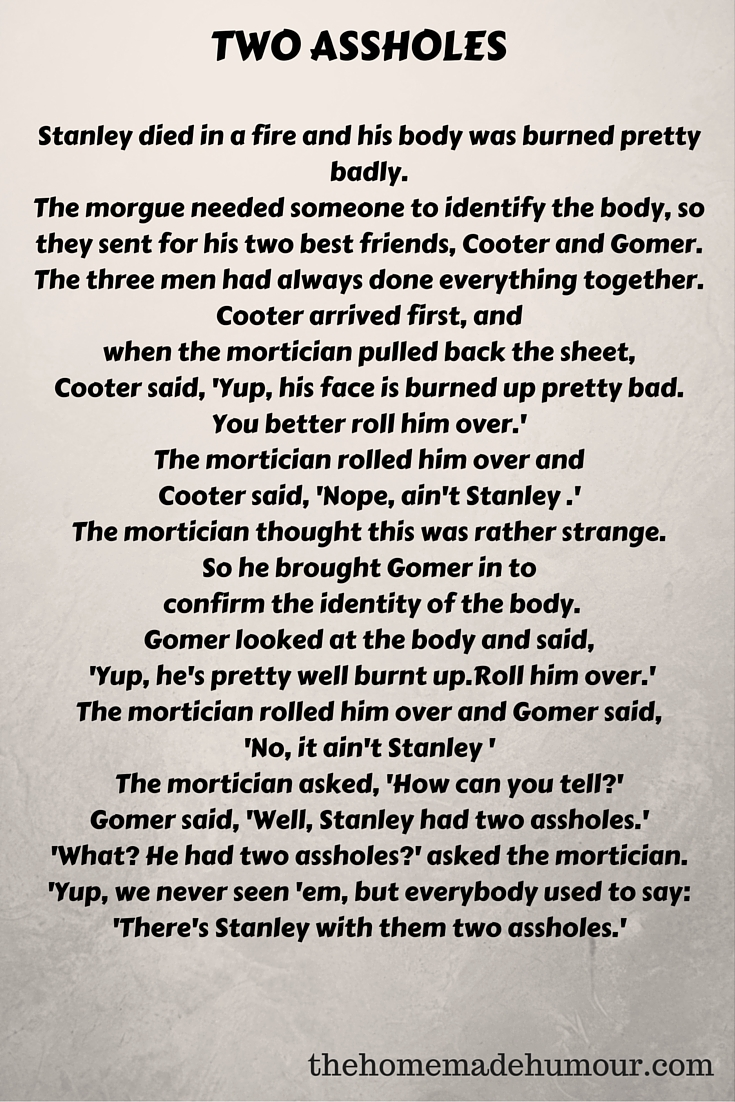
#> input picture IMAGES/two.jpg, 735 x 1102 px, given in place of the camera
$ python cont_video.py   (older library calls are emulated)
#> lines starting #> are read from the running program, lines starting #| are printed output that depends on the picture; after the words box and inside, x2 and y2 are one past the last pixel; in counts of white or black regions, pixels touching at a corner belong together
import cv2

cap = cv2.VideoCapture(0)

while True:
    # reads frames from a camera
    ret, frame = cap.read()
#> frame is the input picture: shape (1102, 735, 3); mean B, G, R 177.1, 182.8, 188.9

    # converting to gray
    gray = cv2.cvtColor(frame, cv2.COLOR_BGR2GRAY)

    #thresh = cv2.threshold(gray, 127, 255, 0)
    blur = cv2.medianBlur(gray,5)
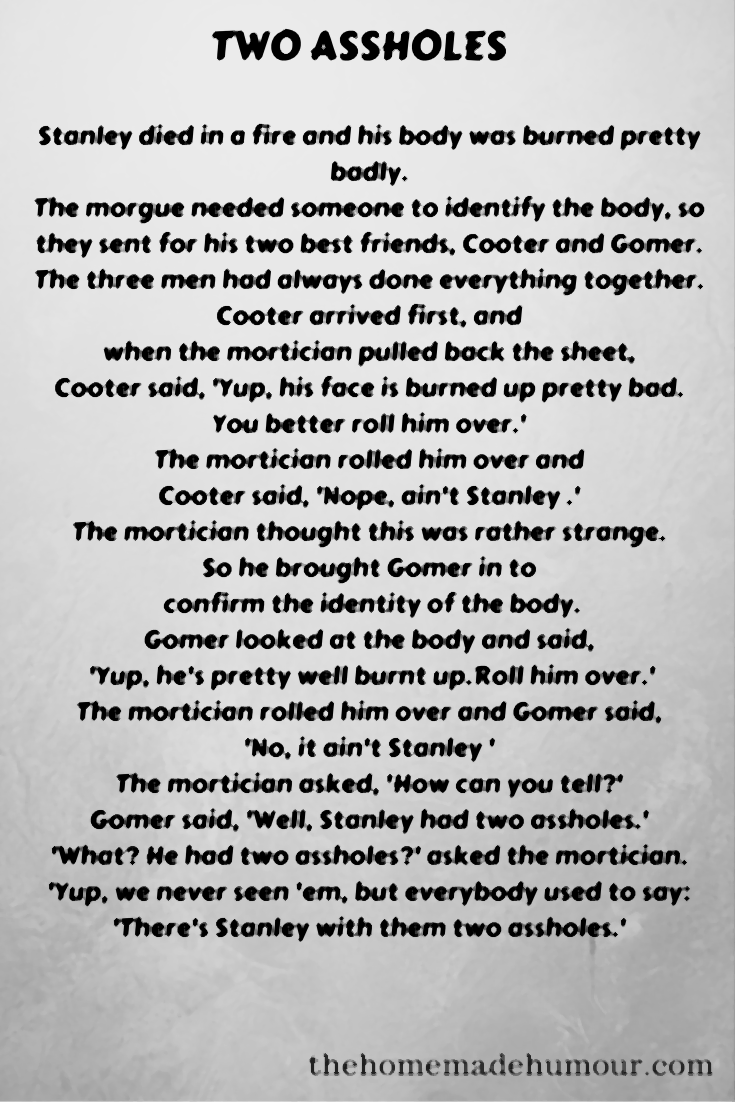
#> blur: shape (1102, 735); min 0, max 246, mean 183.3
    ret, thresh = cv2.threshold(blur, 127, 255, 0)
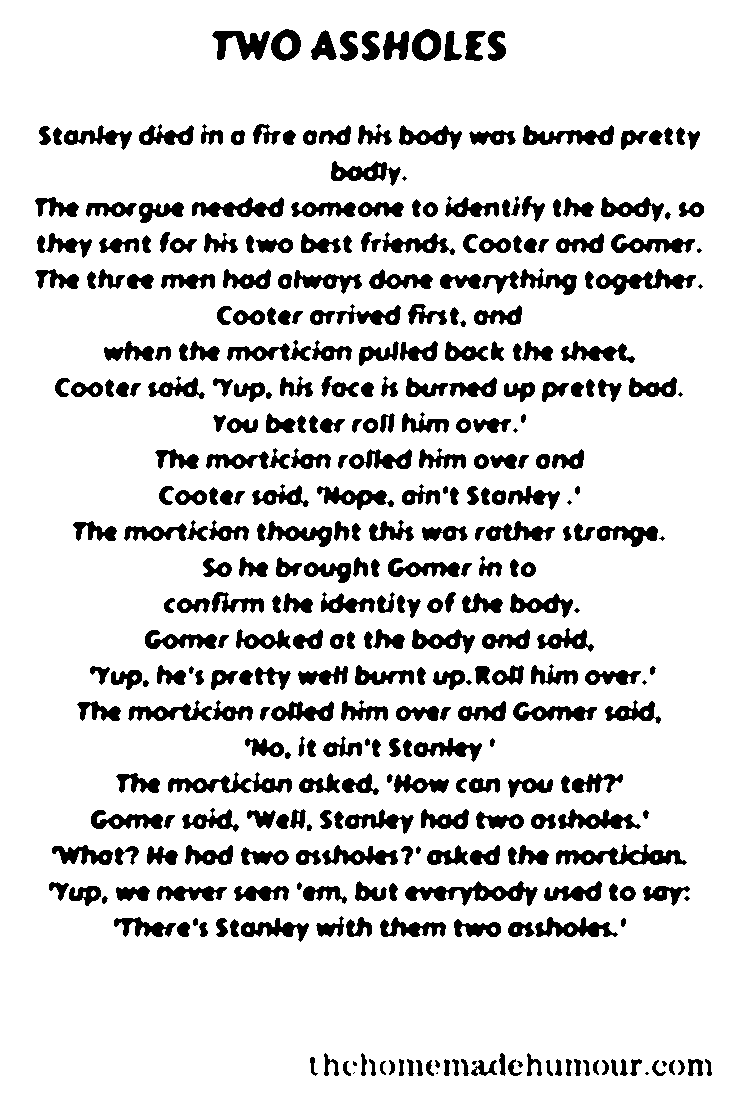
#> thresh: shape (1102, 735); 86.1% white; 380 black regions (17 under 20 px)


    _, contours, _= cv2.findContours(thresh, cv2.RETR_TREE, cv2.CHAIN_APPROX_TC89_KCOS)
#> contours = 579 contours, 191 with area under 20; largest, box (x1, y1, x2, y2) and area: (0, 0, 735, 1102) 808134, (404, 880, 539, 907) 1650, (555, 843, 688, 866) 1641, (595, 268, 697, 296) 1303, (191, 196, 285, 218) 1198

    cv2.drawContours(frame, contours, -1, (0,255,0), 3)
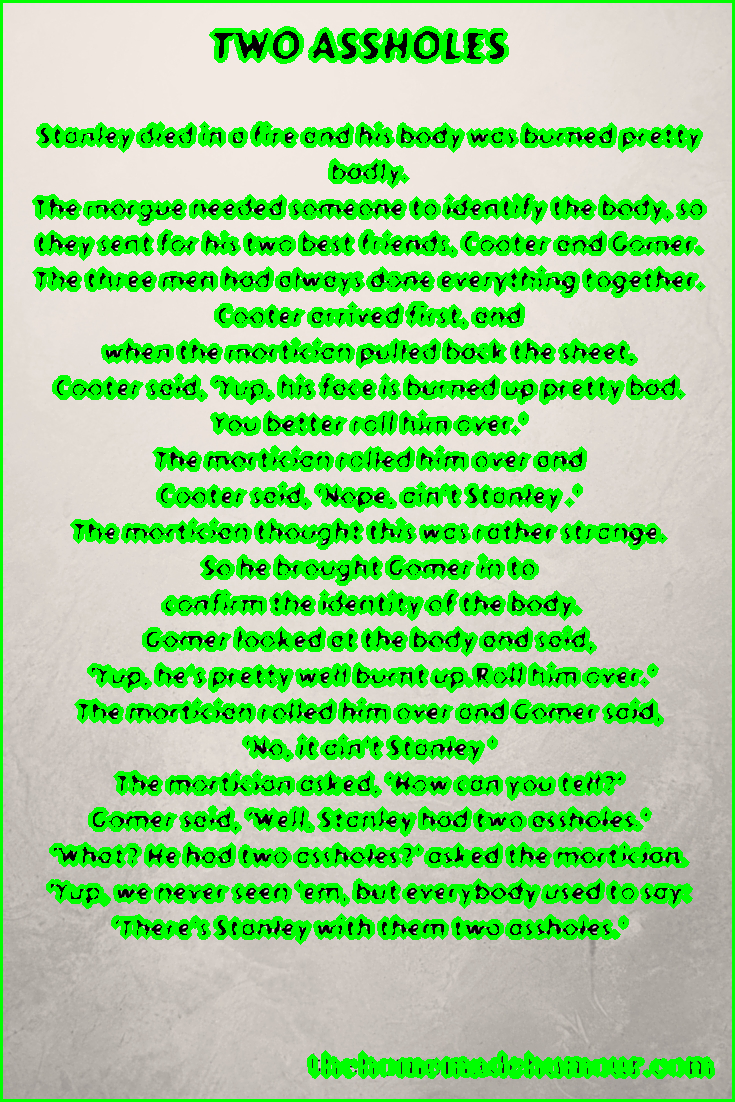
#> frame: shape (1102, 735, 3); mean B, G, R 144.1, 210.7, 153.9

    cv2.imshow('countour', frame)

    if cv2.waitKey (1) & 0xFF == ord('q'):
#> (key q is pressed here)
         break

cap.release()
cv2.destroyAllWindows()
